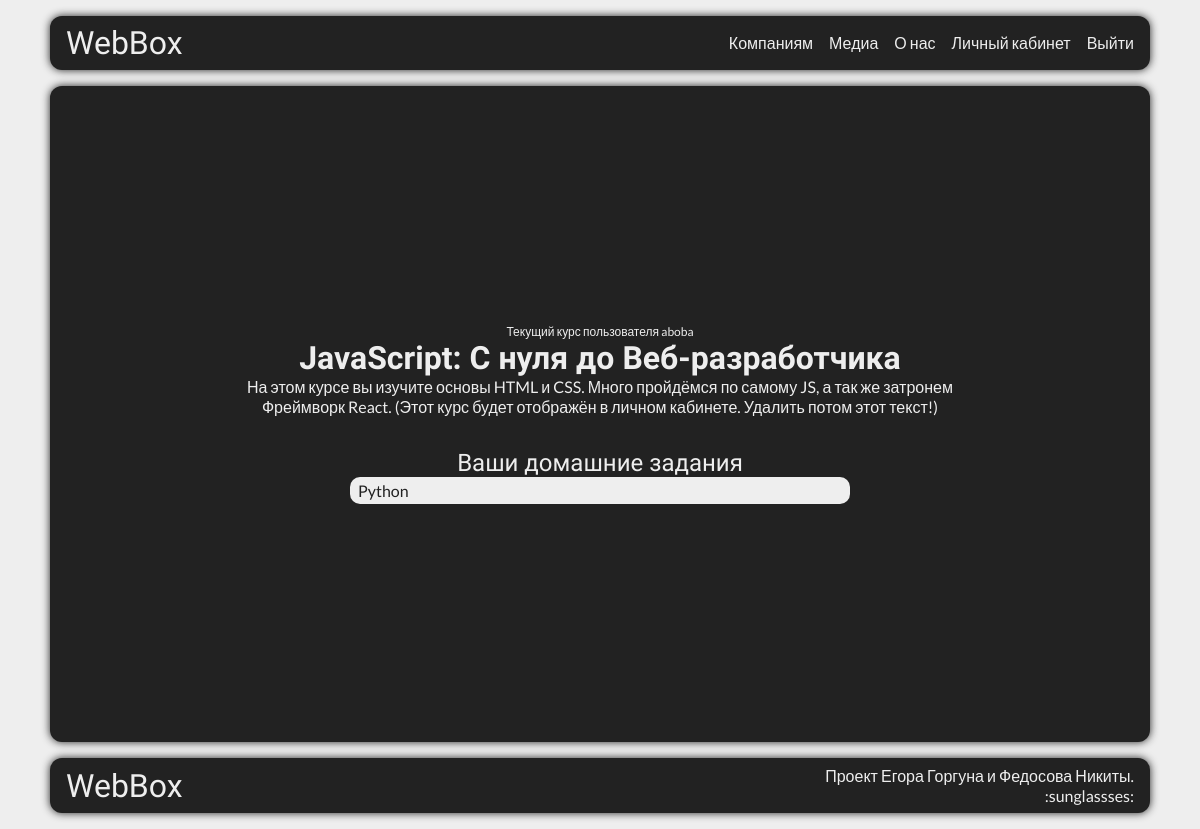
Page /u/ (signed in) on the earlier database version.
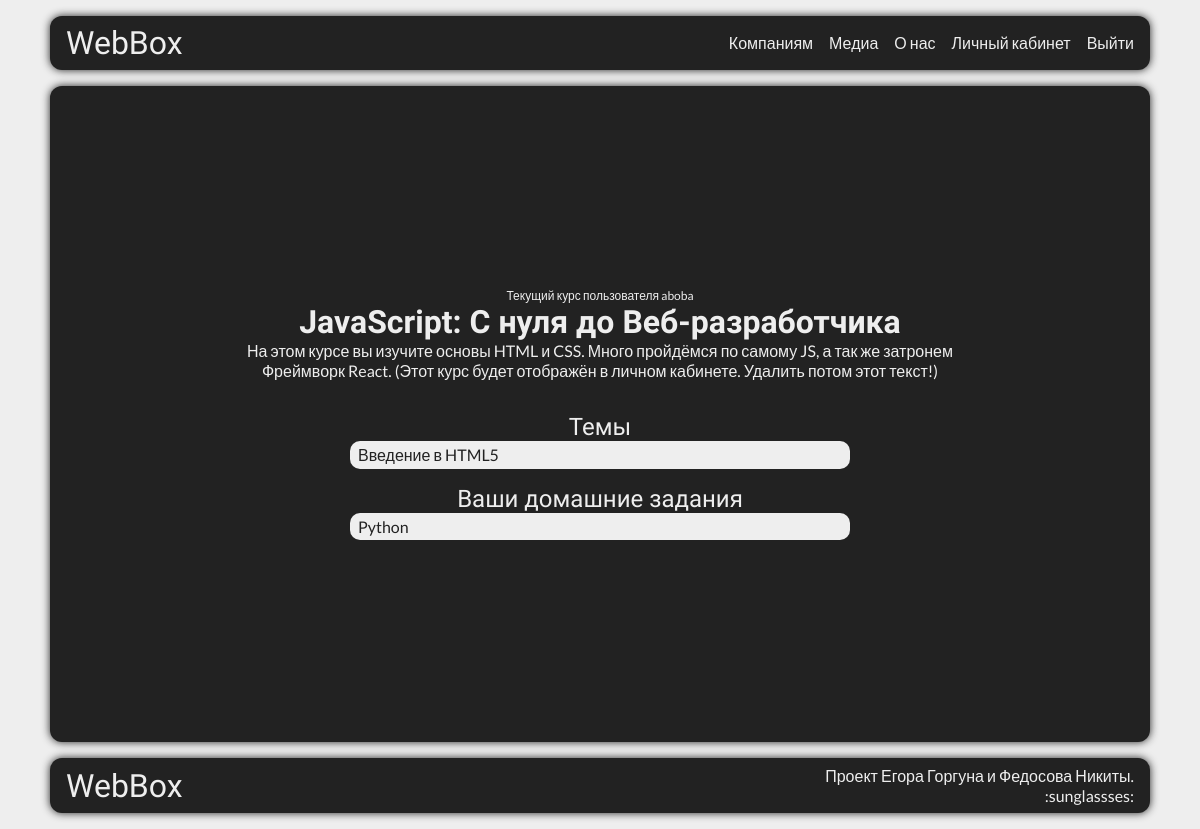
Same page on the later database version.
### cabinet/models.py (models this page shows, shortened)
class Homework(models.Model):
    name = models.CharField(max_length=255, verbose_name="Название домашнего задания")
    file = models.CharField(max_length=255, verbose_name="Файл домашнего задания")
    course = models.ForeignKey(Course, on_delete=models.CASCADE, verbose_name="Курс")
    points = models.IntegerField(verbose_name="Количество баллов")
    cid = models.IntegerField(verbose_name="CID дз", default=0,)
    class Meta:
        verbose_name = 'Домашнее задание'
        verbose_name_plural = 'Домашние задания'

### lessions/models.py (models this page shows, shortened)
class Theme(models.Model):
    name = models.CharField(max_length=255)
    lessions = models.ManyToManyField(Lession)
    short_name = models.CharField(max_length=20, default="none", verbose_name="Сокращенное название темы")
    cid = models.IntegerField(verbose_name="CID курса", help_text="значение устанавливает порядок в списке", default=0)
    class Meta:
        verbose_name = 'Тема'
        verbose_name_plural = 'Темы'

### cabinet/views.py (the view)
# urls.py: path('', views.cabinet, name='index'),
@login_required(login_url='/a')
def cabinet(request):
    if request.user.is_authenticated:
        text_button_enter = 'Выход'
    else:
        text_button_enter = 'Вход'
    themes = Theme.objects.all().filter(short_name=request.user.usercourses.course.short_name).order_by('cid')
    homeworks = Homework.objects.all().filter(course=request.user.usercourses.course).order_by('cid')
    return render(request, 'cabinet/cabinet.html', {'text_button_enter': text_button_enter, 'themes': themes, 'homeworks': homeworks})

### main/templates/cabinet/cabinet.html (shortened to what this page needs)
{% load static %}
<!DOCTYPE html>
<html>
<head>
    <link href="{% static "webbox/css/index.css" %}" rel="stylesheet">
</head>
<body>
    <div class="wrapper">
        <header class="header">
            <div class="header__logo">
                <p>WebBox</p>
            </div>
            <div class="header__nav">
                <nav>
                    <ul>
                        <li><a href="">Компаниям</a></li>
                        <li><a href="">Медиа</a></li>
                        <li><a href="#about">О нас</a></li>
                        {% if user.is_authenticated %}
                            <li><a href='/u'>Личный кабинет</a></li>
                            <li><a href='/a/u'>Выйти</a></li>
                        {% else %}
                        <li><a href='/a'>Войти</a></li>
                        {% endif %}
                    </ul>
                </nav>
            </div>
        </header>
    <main class="cabinet">
        {% if user.usercourses.course.short_name == 'none' %}
            <h3 class="nocurses">У вас нету курсов!</h3>
            <p class="nocursessmall">Приобрести их можно тут:</p>
            <ul class="nocursesli">
                <li><a class="nocurses2" href="https://google.com">Телеграм бот</a></li>
                <li><a class="nocurses3" href="/p">Через сайт</a></li>
            </ul>
        {% else %}
            <p class="username">Текущий курс пользователя {{user.username}}</p>
            <h2 class="coursetitle">{{user.usercourses.course.title}}</h2>
            <p class="coursedesc">{{user.usercourses.course.description}}</p>
        {% endif%}
        {% if themes %}
            <div class="homework">Темы</div>
            <ul class="courseslist">
            {% for theme in themes %}
                <li class="card">
                    <a href='/u/course/lessions/{{ theme.cid }}'>{{theme.name}}</a>
                </li>
            {% endfor %}
            </ul>
        {% endif %}
        {% if homeworks %}
            <div class="homework">Ваши домашние задания</div>
            <ul class="courseslist">
            {% for homework in homeworks %}
                <div class="card">
                    <a href='/u/homework/{{user.usercourses.course.short_name}}/{{ homework.cid }}'>{{homework.name}}</a>
                </div>
            {% endfor %}
            </ul>
        {% endif %}
    </main>
    <footer class="footer">
        <h5>WebBox</h5>
        <p>Проект Егора Горгуна и Федосова Никиты.<br>:sunglassses:</p>
    </footer>
</body>
</html>

Differences in the rows shown:
added Theme: name "Введение в HTML5"
Other differences:
text now shown: "Темы"
